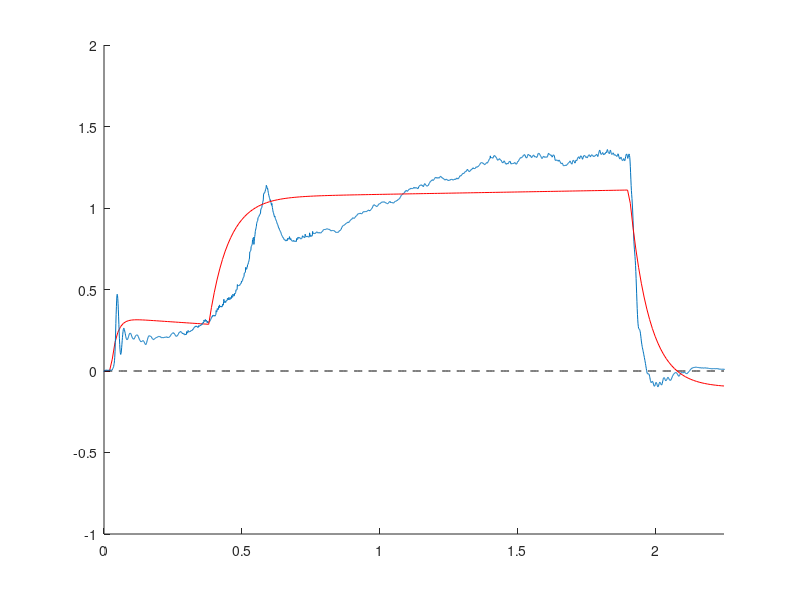

Write the MATLAB code that produced this figure.
clc;
clear all;

MeasuredFlow = importdata('MeasuredFlow.mat');
MeasuredTime = importdata('MeasuredTime.mat');

dt = 0.01;
Tfinal = 2.25;
ein = 12.0;
toPSI = 0.000145037738; % Pascals -> psi
toLPM = 60000; % meters^3 / second to Liters/minute

t = 0:dt:Tfinal;
t_off = 0.02;
off_index = find(t >= t_off,1,'first');
%u = (square(t,30.3)+1)*ein/2 ;
u = [zeros(1,off_index), (square(t(off_index+1:end),30.3)+1)*ein/2];
x0 = [0; 0; 0];

g = 232; %Newtons / Amp
p = 475; %Volts / meter / sec
Mp = 0.185; % kiligrams
Rm = 18.5; % Ohms
Ap = 0.00079; % meters^2
Cf = -2.0*10^(-10); % meters^3 / Pascal
Cc = 1.25*10^(-10); %5.176*10^(-10); % meters^3 / Pascal
mu = 1.983*10^(-5); %kg / (meter*sec)
L = 0.4572; %meters
D = 0.001016; %meters
Rt = 128*mu*L/(pi*D^4); % Pascal / meter^3 / sec

a = [-1*g*p/(Mp*Rm), 0, -Ap/Mp; 0, ((Cf + Cc)*Rt)^-1, -((Cf + Cc)*Rt)^-1; -Ap/Cf, -1/(Cf*Rt), 1/(Cf*Rt)];
b = [g/(Mp*Rm); 0; 0];
c = [1, 0, 0; 0, 1, 0; 0, 0, 1];
d = [0];


sys = ss(a,b,c,d);
[y,t,x] = lsim(sys,u,t,x0);

flow = (x(:,3)-x(:,2))./(Rt); 

%index at compliance switch
p_switch = 2.25*10^(4);
switch_index = find(x(:,2)>=p_switch,1,'first');

figure;
hold on;
plot(t(1:switch_index), flow(1:switch_index)*toLPM, '-r')
plot(t(1:end), zeros(length(t),1), '--k')
plot(MeasuredTime'-(981/1000), MeasuredFlow)
axis([0 Tfinal -1 2])

%%%%%%%%%%%%%%%%%%%%%%%%%%%%%%%%%%%%%%%%%%%%%%%

t_after = t(switch_index):dt:Tfinal;
u = (square(t_after,30.3)+1)*ein/2 ;
x0 = [x((switch_index),1); x((switch_index),2); x((switch_index),3)];

Cc = 4.15*10^(-9); %5.176*10^(-10); % meters^3 / Pascal

a = [-1*g*p/(Mp*Rm), 0, -Ap/Mp; 0, ((Cf + Cc)*Rt)^-1, -((Cf + Cc)*Rt)^-1; -Ap/Cf, -1/(Cf*Rt), 1/(Cf*Rt)];
b = [g/(Mp*Rm); 0; 0];

sys = ss(a,b,c,d);
[y,t,x] = lsim(sys,u,t_after,x0);

flow = (x(:,3)-x(:,2))./(Rt); 

plot(t(1:end), flow(1:end)*toLPM, '-r')


% figure;
% subplot(3,1,1), plot(t,y(:,3)*toPSI,t,y(:,2)*toPSI, t, u)
% axis([0 Tfinal -3 13])
% subplot(3,1,2),plot(t, flow*toLPM, '-r', t, zeros(length(t),1), '--k', MeasuredTime'-(981/1000), MeasuredFlow)
% axis([0 Tfinal -1 2])
% 
% for n = 1:length(t)
%     displacement(n) = trapz(y((1:n),1))*dt;
%     Volume(n) = trapz(flow(1:n))* 0.000166667;
% end
% 
% subplot(3,1,3), plot(t,displacement*1000)
% Volume(end)





